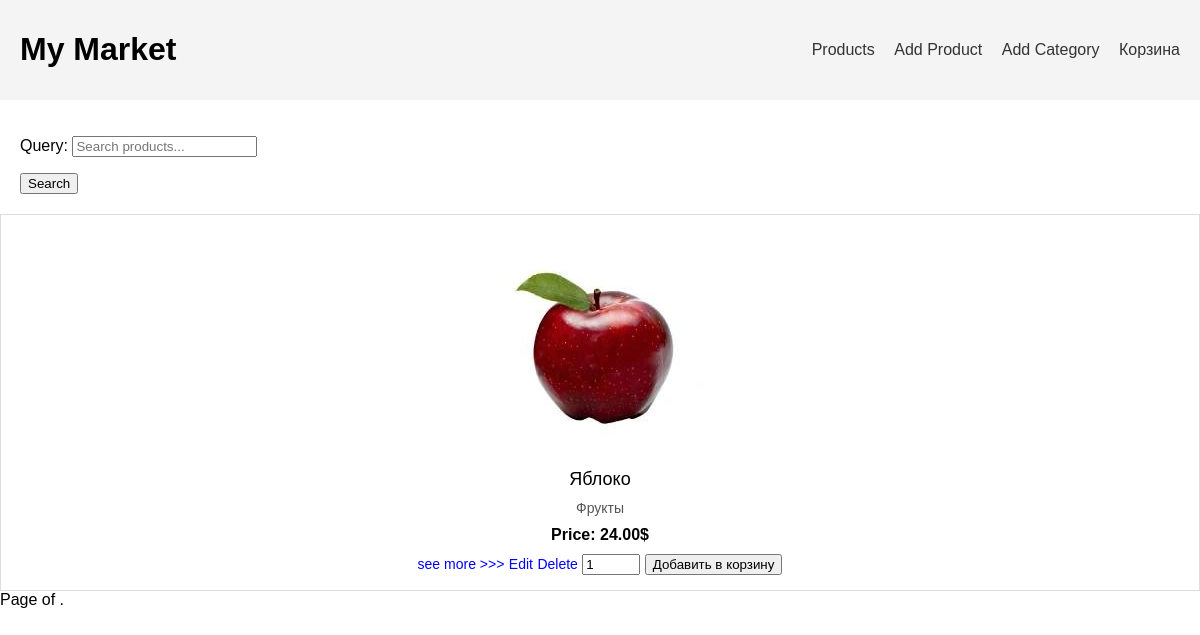
The page / on the database its author committed.
### store/models.py (models this page shows, shortened)
class Product(models.Model):
    title = models.CharField(max_length=255, unique=True, verbose_name="Наименование")
    description = models.TextField(blank=True, verbose_name="Описание")
    category = models.ForeignKey(Category, on_delete=models.CASCADE, verbose_name="Категория")
    created_at = models.DateTimeField(auto_now_add=True, verbose_name="Дата и время добавления")
    price = models.DecimalField(max_digits=10, decimal_places=2, verbose_name="Стоимость")
    image = models.ImageField(upload_to='products/', verbose_name="Изображение")
    price = models.DecimalField(
        max_digits=10,
        decimal_places=2,
        verbose_name="Стоимость",
        validators=[MinValueValidator(0.01)]
    )
    stock = models.IntegerField(
        default=0,
        verbose_name="Остаток",
        validators=[MinValueValidator(0)]
    )

class Category(models.Model):
    name = models.CharField(max_length=255, unique=True, verbose_name="Наименование")
    description = models.TextField(blank=True, verbose_name="Описание")

### store/views.py (the view)
# urls.py: path('', ProductListView.as_view(), name='products_view'),
class ProductListView(ListView):
    model = Product
    template_name = 'store/products.html'
    context_object_name = 'products'
    paginate_by = 10
    def get_queryset(self):
        queryset = Product.objects.filter(stock__gte=1).order_by('category__name', 'title')
        query = self.request.GET.get('query')
        if query:
            queryset = queryset.filter(Q(title__icontains=query) | Q(category__name__icontains=query))
        return queryset
    def get_context_data(self, **kwargs):
        context = super().get_context_data(**kwargs)
        context['form'] = ProductSearchForm(self.request.GET or None)
        return context

### store/forms.py
class ProductSearchForm(forms.Form):
    query = forms.CharField(
        max_length=255,
        required=False,
        widget=forms.TextInput(attrs={
            'class': 'form-control',
            'placeholder': 'Search products...',
        })
    )

### store/templates/store/products.html (shortened to what this page needs)
<!DOCTYPE html>
<html lang="en">
<head>
</head>
<body>
    <header>
        <h1>My Market</h1>
        <nav>
            <a href="{% url 'products_view' %}">Products</a>
            <a href="{% url 'product_add_view' %}">Add Product</a>
            <a href="{% url 'category_add_view' %}">Add Category</a>
            <a href="{% url 'cart_view' %}">Корзина</a>
        </nav>
    </header>
    <div class="container">
        <form method="get" class="mb-3">
            {{ form.as_p }}
            <button type="submit" class="btn btn-primary">Search</button>
        </form>
        </div>
        <div class="product-grid">
            {% for product in products %}
                <div class="product">
                    <img src="{{ product.image.url }}" alt="{{ product.title }}">
                    <div class="product-title">{{ product.title }}</div>
                    <div class="product-category">{{ product.category.name }}</div>
                    <div class="product-price">Price: {{ product.price }}$</div>
                    {% if product.id %}
                        <a href="{% url 'product_view' product.id %}">see more &gt;&gt;&gt;</a>
                        <a href="{% url 'product_edit_view' product.id %}" class="btn btn-warning">Edit</a>
                        <a href="{% url 'product_delete_view' product.id %}" class="btn btn-danger">Delete</a>
                        <form action="{% url 'add_to_cart' product.pk %}" method="post" style="display: inline;">
                            <input type="number" name="quantity" value="1" min="1" max="{{ product.stock }}" style="width: 50px;">
                            <button type="submit">Добавить в корзину</button>
                         </form>
                    {% else %}
                        <p>Invalid product</p>
                    {% endif %}
                    {% endfor %}
                </div>
        </div>
        <div class="pagination">
    <span class="step-links">
        <span class="current">
            Page {{ products.number }} of {{ products.paginator.num_pages }}.
        </span>
    </span>
</div>
</body>
</html>

### store/templates/store/products.html (style rules this page uses)
body { font-family: Arial, sans-serif; margin: 0; padding: 0; }
header { background-color: #f4f4f4; padding: 10px 20px; display: flex; align-items: center; justify-content: space-between; }
header a { margin-left: 15px; text-decoration: none; color: #333; }
.container { padding: 20px; }
.product-grid { display: grid; grid-template-columns: repeat(auto-fit, minmax(250px, 1fr)); gap: 20px; }
.product { border: 1px solid #ddd; padding: 15px; text-align: center; }
.product img { max-width: 100%; height: auto; }
.product-title { font-size: 18px; margin: 10px 0; }
.product-category { font-size: 14px; color: #555; }
.product-price { font-size: 16px; font-weight: bold; margin: 10px 0; }
.product a { text-decoration: none; color: blue; font-size: 14px; }

### rows shown on the page
Product: image (picture), title "Яблоко", category.name "Фрукты", price "24.00"
